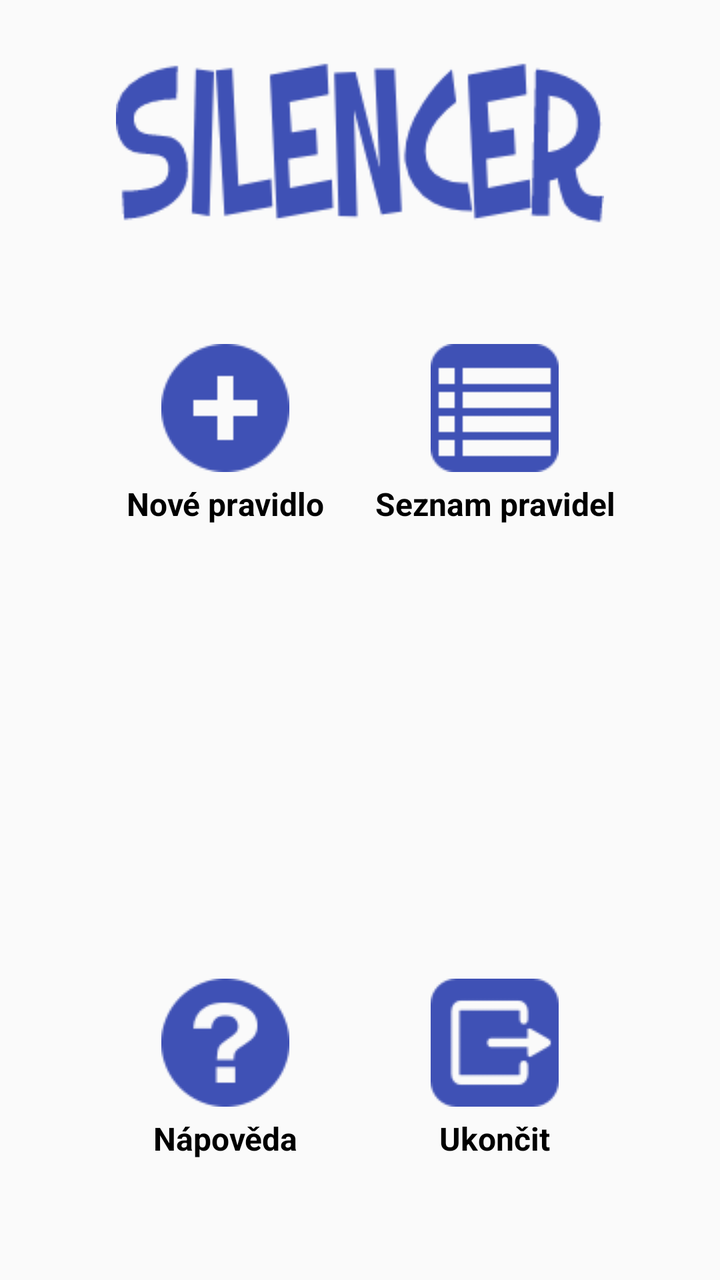
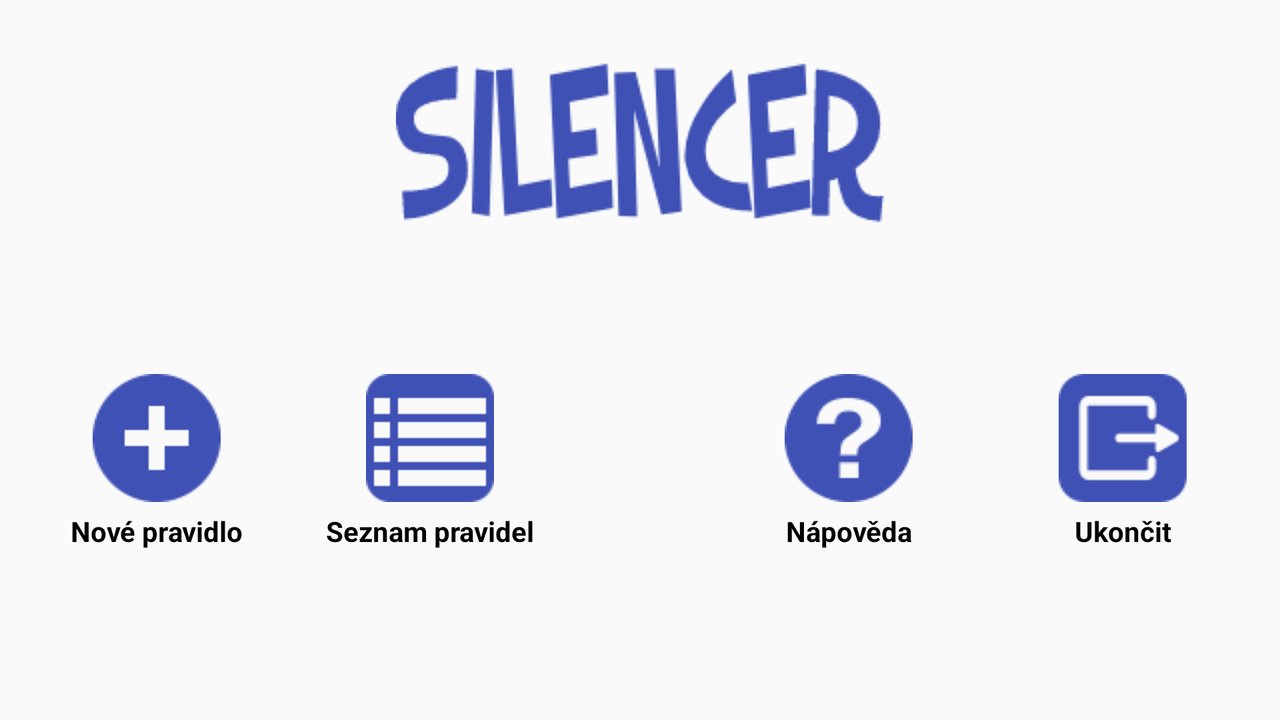

Compare how this app lays out the same screen by default and in its alternative resource folder. The renders come first, then the two layout files and the values they reference.
<!-- AndroidManifest.xml: activity theme ThemeMain -->
<!-- res/layout/activity_main.xml -->
<?xml version="1.0" encoding="utf-8"?>
<LinearLayout xmlns:android="http://schemas.android.com/apk/res/android"
    xmlns:tools="http://schemas.android.com/tools"
    android:layout_width="match_parent"
    android:layout_height="match_parent"
    android:padding="@dimen/base_padding"
    android:orientation="vertical"
    tools:context=".activity.MainActivity">

    <ImageView
        android:layout_width="match_parent"
        android:layout_height="wrap_content"
        android:src="@drawable/uvodni"
        android:layout_marginBottom="@dimen/base_padding"
        android:layout_marginTop="@dimen/main_iv_margin_top"
        android:id="@+id/ivUvodni" />

    <TableLayout
        android:layout_width="match_parent"
        android:gravity="center"
        android:weightSum="3"
        android:layout_height="match_parent">

        <TableRow
            android:layout_width="match_parent"
            android:gravity="center"
            android:layout_weight="1"
            android:weightSum="3"
            android:layout_height="match_parent">

            <LinearLayout
                android:orientation="vertical"
                android:layout_weight="1"
                android:gravity="center"
                android:layout_width="wrap_content"
                android:layout_height="wrap_content">

                <ImageView
                    android:layout_width="wrap_content"
                    android:layout_height="wrap_content"
                    android:src="@drawable/nove"
                    android:id="@+id/ivNovePravidlo"
                    />

                <TextView
                    android:text="@string/NPbtn_name"
                    android:textColor="@color/colorBlack"
                    android:layout_width="match_parent"
                    android:layout_height="wrap_content"
                    android:layout_marginTop="@dimen/main_tv_margin_top"
                    android:textAlignment="center"
                    android:textStyle="bold"
                    android:textSize="@dimen/mainbutton_text_size"
                    android:id="@+id/tvNovePravidlo" />
            </LinearLayout>

            <LinearLayout
                android:orientation="vertical"
                android:layout_weight="1"
                android:gravity="center"
                android:layout_width="wrap_content"
                android:layout_height="wrap_content">

                <ImageView
                    android:layout_width="wrap_content"
                    android:layout_height="wrap_content"
                    android:src="@drawable/seznam"
                    android:id="@+id/ivSeznamPravidel" />

                <TextView
                    android:text="@string/SMPbtn_name"
                    android:textColor="@color/colorBlack"
                    android:layout_width="match_parent"
                    android:layout_height="wrap_content"
                    android:layout_marginTop="@dimen/main_tv_margin_top"
                    android:textAlignment="center"
                    android:textStyle="bold"
                    android:textSize="@dimen/mainbutton_text_size"
                    android:id="@+id/tvSeznamPravidel" />
            </LinearLayout>
        </TableRow>

        <TableRow
            android:layout_width="match_parent"
            android:gravity="center"
            android:layout_weight="1"
            android:weightSum="3"
            android:layout_height="match_parent">

            <LinearLayout
                android:orientation="vertical"
                android:layout_weight="1"
                android:gravity="center"
                android:layout_width="wrap_content"
                android:layout_height="wrap_content">

                <ImageView
                    android:layout_width="wrap_content"
                    android:layout_height="wrap_content"
                    android:id="@+id/ivZapnoutVypnoutObsluhu" />

                <TextView
                    android:textColor="@color/colorBlack"
                    android:layout_width="match_parent"
                    android:layout_height="wrap_content"
                    android:layout_marginTop="@dimen/main_tv_margin_top"
                    android:textAlignment="center"
                    android:textStyle="bold"
                    android:textSize="@dimen/mainbutton_text_size"
                    android:id="@+id/tvZapnouVypnoutObsluhu" />
            </LinearLayout>
        </TableRow>

        <TableRow
            android:layout_width="match_parent"
            android:gravity="center"
            android:layout_weight="1"
            android:weightSum="3"
            android:layout_height="match_parent">

            <LinearLayout
                android:orientation="vertical"
                android:layout_weight="1"
                android:gravity="center"
                android:layout_width="wrap_content"
                android:layout_height="wrap_content">

                <ImageView
                    android:layout_width="wrap_content"
                    android:layout_height="wrap_content"
                    android:src="@drawable/napoveda"
                    android:id="@+id/ivNapoveda" />

                <TextView
                    android:text="@string/NAPbtn_name"
                    android:textColor="@color/colorBlack"
                    android:layout_width="match_parent"
                    android:layout_height="wrap_content"
                    android:layout_marginTop="@dimen/main_tv_margin_top"
                    android:textStyle="bold"
                    android:textSize="@dimen/mainbutton_text_size"
                    android:textAlignment="center"
                    android:id="@+id/tvNapoveda" />
            </LinearLayout>

            <LinearLayout
                android:orientation="vertical"
                android:layout_weight="1"
                android:gravity="center"
                android:layout_width="wrap_content"
                android:layout_height="wrap_content">

                <ImageView
                    android:layout_width="wrap_content"
                    android:layout_height="wrap_content"
                    android:src="@drawable/ukoncit"
                    android:id="@+id/ivExit" />

                <TextView
                    android:text="@string/Kbtn_name"
                    android:textColor="@color/colorBlack"
                    android:layout_width="match_parent"
                    android:layout_height="wrap_content"
                    android:layout_marginTop="@dimen/main_tv_margin_top"
                    android:textStyle="bold"
                    android:textSize="@dimen/mainbutton_text_size"
                    android:textAlignment="center"
                    android:id="@+id/tvExit" />
            </LinearLayout>
        </TableRow>

    </TableLayout>
</LinearLayout>
<!-- resources referenced by this layout -->
<resources>
  <color name="colorBlack">#000000</color>
  <dimen name="base_padding">10dp</dimen>
  <dimen name="main_iv_margin_top">20dp</dimen>
  <dimen name="main_tv_margin_top">5dp</dimen>
  <dimen name="mainbutton_text_size">16sp</dimen>
  <!-- drawable napoveda: png bitmap (drawable, 2067 bytes) -->
  <!-- drawable nove: png bitmap (drawable, 1355 bytes) -->
  <!-- drawable seznam: png bitmap (drawable, 642 bytes) -->
  <!-- drawable ukoncit: png bitmap (drawable, 1454 bytes) -->
  <!-- drawable uvodni: png bitmap (drawable, 7322 bytes) -->
  <string name="Kbtn_name">Ukončit</string>
  <string name="NAPbtn_name">Nápověda</string>
  <string name="NPbtn_name">Nové pravidlo</string>
  <string name="SMPbtn_name">Seznam pravidel</string>
  <style name="ThemeMain" parent="Theme.AppCompat.Light.NoActionBar">
          <item name="colorPrimary">@color/colorPrimary</item>
          <item name="colorPrimaryDark">@color/colorPrimaryDark</item>
          <item name="colorAccent">@color/colorAccent</item>
          <item name="android:alertDialogTheme">@style/DialogStyle</item>
      </style>
  <color name="colorPrimary">#3F51B5</color>
  <color name="colorPrimaryDark">#303F9F</color>
  <color name="colorAccent">#32CD32</color>
  <style name="DialogStyle" parent="Theme.AppCompat.Light.Dialog.Alert">
          <item name="android:background">#EEEEEE</item>
          <item name="colorAccent">@color/colorAccent</item>
          <item name="android:windowMinWidthMinor">95%</item>
          <item name="android:windowTitleStyle">@style/DialogWindowTitleStyle</item>
      </style>
  <style name="DialogWindowTitleStyle">
          <item name="android:maxLines">1</item>
          <item name="android:scrollHorizontally">true</item>
          <item name="android:textAppearance">?android:attr/textAppearanceLarge</item>
          <item name="android:textColor">@color/colorPrimary</item>
          <item name="android:textStyle">bold</item>
      </style>
</resources>
<!-- res/layout-land/activity_main.xml (the author's variant of the layout above) -->
<!-- drawn on the phone turned sideways -->
<?xml version="1.0" encoding="utf-8"?>
<LinearLayout xmlns:android="http://schemas.android.com/apk/res/android"
    xmlns:tools="http://schemas.android.com/tools"
    android:layout_width="match_parent"
    android:layout_height="match_parent"
    android:padding="@dimen/base_padding"
    android:orientation="vertical"
    tools:context=".activity.MainActivity">

    <ImageView
        android:layout_width="match_parent"
        android:layout_height="wrap_content"
        android:src="@drawable/uvodni"
        android:layout_marginTop="@dimen/main_iv_margin_top"
        android:id="@+id/ivUvodni" />

    <LinearLayout
        android:orientation="horizontal"
        android:gravity="center"
        android:layout_width="match_parent"
        android:layout_height="match_parent">

        <LinearLayout
            android:orientation="vertical"
            android:layout_weight="1"
            android:gravity="center"
            android:layout_width="wrap_content"
            android:layout_height="wrap_content">

            <ImageView
                android:layout_width="wrap_content"
                android:layout_height="wrap_content"
                android:src="@drawable/nove"
                android:id="@+id/ivNovePravidlo"
                />

            <TextView
                android:text="@string/NPbtn_name"
                android:textColor="@color/colorBlack"
                android:layout_width="match_parent"
                android:layout_height="wrap_content"
                android:layout_marginTop="@dimen/main_tv_margin_top"
                android:textAlignment="center"
                android:textStyle="bold"
                android:id="@+id/tvNovePravidlo" />
        </LinearLayout>

        <LinearLayout
            android:orientation="vertical"
            android:layout_weight="1"
            android:gravity="center"
            android:layout_width="wrap_content"
            android:layout_height="wrap_content">

            <ImageView
                android:layout_width="wrap_content"
                android:layout_height="wrap_content"
                android:src="@drawable/seznam"
                android:id="@+id/ivSeznamPravidel" />

            <TextView
                android:text="@string/SMPbtn_name"
                android:textColor="@color/colorBlack"
                android:layout_width="match_parent"
                android:layout_height="wrap_content"
                android:layout_marginTop="@dimen/main_tv_margin_top"
                android:textAlignment="center"
                android:textStyle="bold"
                android:id="@+id/tvSeznamPravidel" />
        </LinearLayout>

        <LinearLayout
            android:orientation="vertical"
            android:layout_weight="1"
            android:gravity="center"
            android:layout_width="wrap_content"
            android:layout_height="wrap_content">

            <ImageView
                android:layout_width="wrap_content"
                android:layout_height="wrap_content"
                android:id="@+id/ivZapnoutVypnoutObsluhu" />

            <TextView
                android:textColor="@color/colorBlack"
                android:layout_width="match_parent"
                android:layout_height="wrap_content"
                android:layout_marginTop="@dimen/main_tv_margin_top"
                android:textAlignment="center"
                android:textStyle="bold"
                android:id="@+id/tvZapnouVypnoutObsluhu" />
        </LinearLayout>

        <LinearLayout
            android:orientation="vertical"
            android:layout_weight="1"
            android:gravity="center"
            android:layout_width="wrap_content"
            android:layout_height="wrap_content">

            <ImageView
                android:layout_width="wrap_content"
                android:layout_height="wrap_content"
                android:src="@drawable/napoveda"
                android:id="@+id/ivNapoveda" />

            <TextView
                android:text="@string/NAPbtn_name"
                android:textColor="@color/colorBlack"
                android:layout_width="match_parent"
                android:layout_height="wrap_content"
                android:layout_marginTop="@dimen/main_tv_margin_top"
                android:textStyle="bold"
                android:textAlignment="center"
                android:id="@+id/tvNapoveda" />
        </LinearLayout>

        <LinearLayout
            android:orientation="vertical"
            android:layout_weight="1"
            android:gravity="center"
            android:layout_width="wrap_content"
            android:layout_height="wrap_content">

            <ImageView
                android:layout_width="wrap_content"
                android:layout_height="wrap_content"
                android:src="@drawable/ukoncit"
                android:id="@+id/ivExit" />

            <TextView
                android:text="@string/Kbtn_name"
                android:textColor="@color/colorBlack"
                android:layout_width="match_parent"
                android:layout_height="wrap_content"
                android:layout_marginTop="@dimen/main_tv_margin_top"
                android:textStyle="bold"
                android:textAlignment="center"
                android:id="@+id/tvExit" />
        </LinearLayout>

    </LinearLayout>
</LinearLayout>
<!-- resources referenced by the variant -->
<!-- as the phone turned sideways resolves them -->
<resources>
  <color name="colorBlack">#000000</color>
  <dimen name="base_padding">10dp</dimen>
  <dimen name="main_iv_margin_top">20dp</dimen>
  <dimen name="main_tv_margin_top">5dp</dimen>
  <!-- drawable napoveda: png bitmap (drawable, 2067 bytes) -->
  <!-- drawable nove: png bitmap (drawable, 1355 bytes) -->
  <!-- drawable seznam: png bitmap (drawable, 642 bytes) -->
  <!-- drawable ukoncit: png bitmap (drawable, 1454 bytes) -->
  <!-- drawable uvodni: png bitmap (drawable, 7322 bytes) -->
  <string name="Kbtn_name">Ukončit</string>
  <string name="NAPbtn_name">Nápověda</string>
  <string name="NPbtn_name">Nové pravidlo</string>
  <string name="SMPbtn_name">Seznam pravidel</string>
  <style name="ThemeMain" parent="Theme.AppCompat.Light.NoActionBar">
          <item name="colorPrimary">@color/colorPrimary</item>
          <item name="colorPrimaryDark">@color/colorPrimaryDark</item>
          <item name="colorAccent">@color/colorAccent</item>
          <item name="android:alertDialogTheme">@style/DialogStyle</item>
      </style>
  <color name="colorPrimary">#3F51B5</color>
  <color name="colorPrimaryDark">#303F9F</color>
  <color name="colorAccent">#32CD32</color>
  <style name="DialogStyle" parent="Theme.AppCompat.Light.Dialog.Alert">
          <item name="android:background">#EEEEEE</item>
          <item name="colorAccent">@color/colorAccent</item>
          <item name="android:windowMinWidthMinor">95%</item>
          <item name="android:windowTitleStyle">@style/DialogWindowTitleStyle</item>
      </style>
  <style name="DialogWindowTitleStyle">
          <item name="android:maxLines">1</item>
          <item name="android:scrollHorizontally">true</item>
          <item name="android:textAppearance">?android:attr/textAppearanceLarge</item>
          <item name="android:textColor">@color/colorPrimary</item>
          <item name="android:textStyle">bold</item>
      </style>
</resources>
